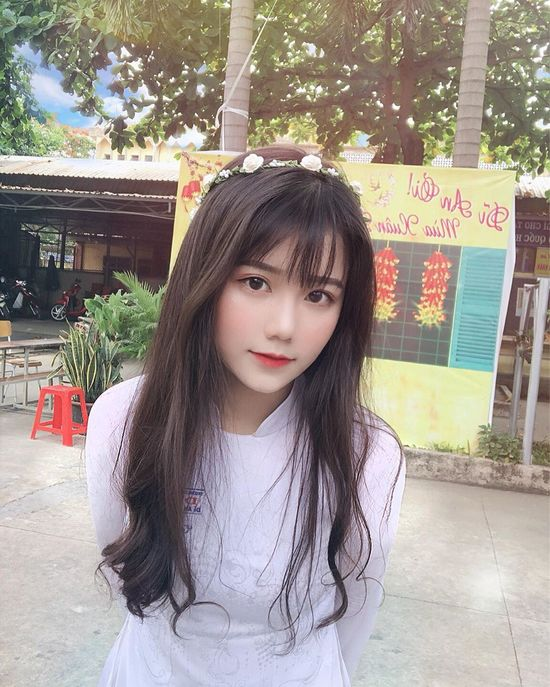
%> input picture tgs morfologi  citra/jpn.jpg, 550 x 687 px
$ octave openingclosing.m   (GNU Octave 9; MATLAB toolbox functions it lacks are replaced by stand-ins)
%> lines starting %> are read from the running program, lines starting %| are printed output that depends on the picture
%Closing and Opening
I=imread('jpn.jpg');
%> I is the input picture: size 687x550x3 uint8; mean R, G, B 158.6, 150.2, 144
se=strel('disk',10);
c=imclose(I,se);
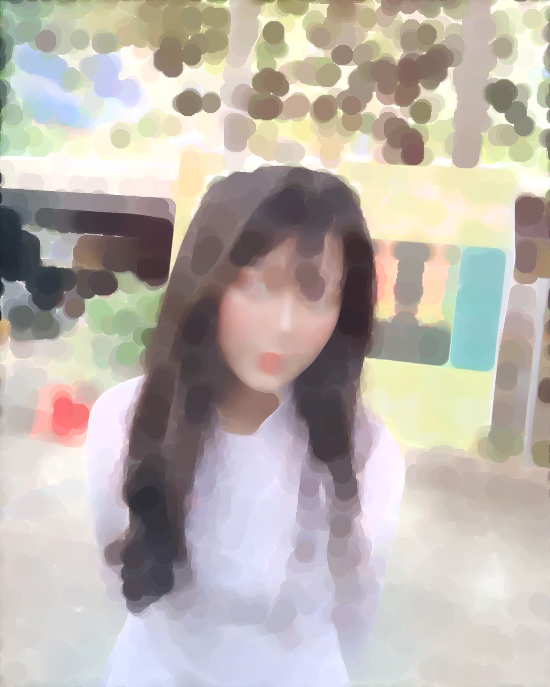
%> c: size 687x550x3 uint8; mean R, G, B 187.6, 180.1, 173.7
o=imopen(I,se);
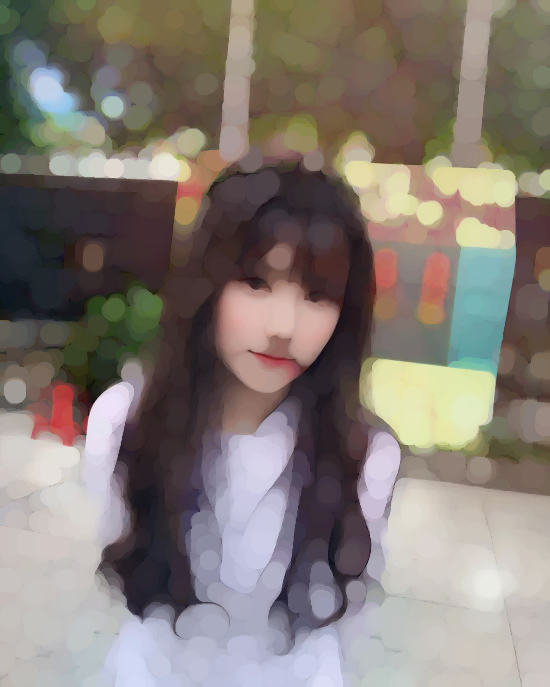
%> o: size 687x550x3 uint8; mean R, G, B 132.8, 124.1, 117.8
subplot(2,2,1), imshow(I), title('gambar asli');
subplot(2,2,2), imshow(c), title('closing');
subplot(2,2,3), imshow(I), title('gambar asli');
subplot(2,2,4), imshow(o), title('opening');

$ run again, with tgs morfologi  citra/flag.jpg copied over tgs morfologi  citra/jpn.jpg
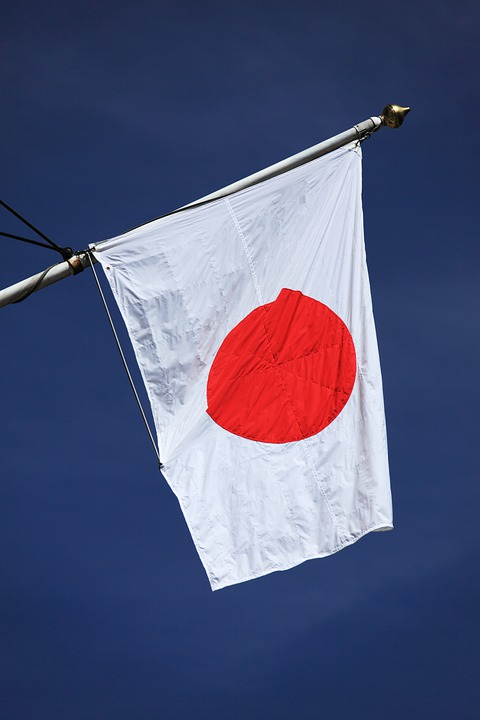
%> input picture tgs morfologi  citra/flag.jpg, 480 x 720 px
%> I is the input picture: size 720x480x3 uint8; mean R, G, B 82.2, 85.9, 120
%> `c=imclose(I,se);`:
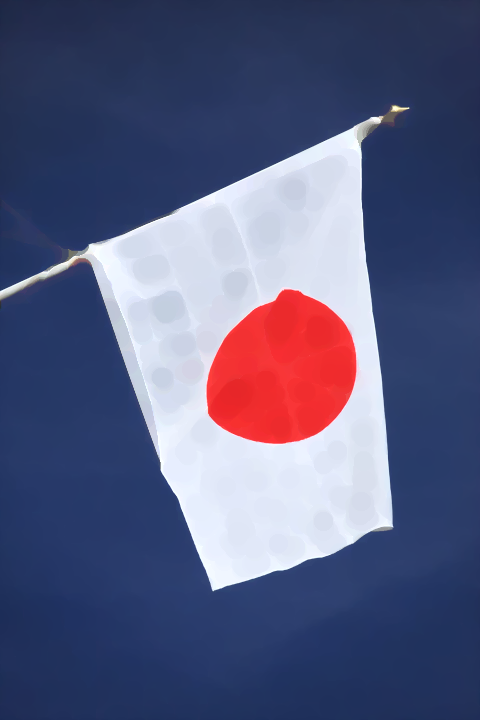
%> c: size 720x480x3 uint8; mean R, G, B 88.9, 92.3, 126.6
%> `o=imopen(I,se);`:
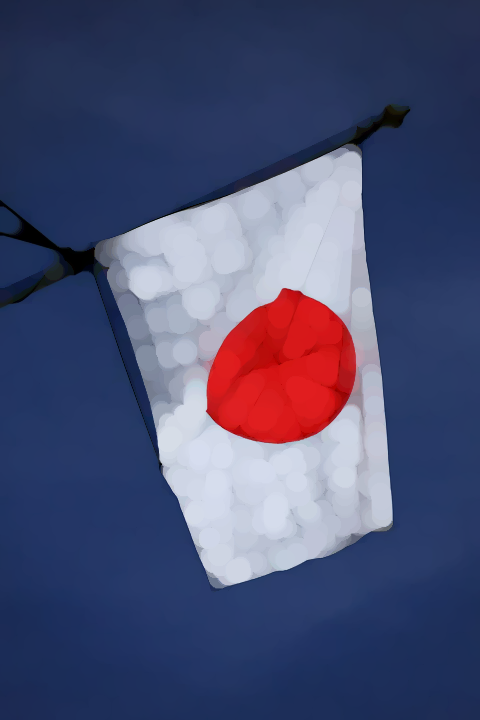
%> o: size 720x480x3 uint8; mean R, G, B 74.2, 78.5, 112.8

$ run again, with tgs morfologi  citra/salju.jpg copied over tgs morfologi  citra/jpn.jpg
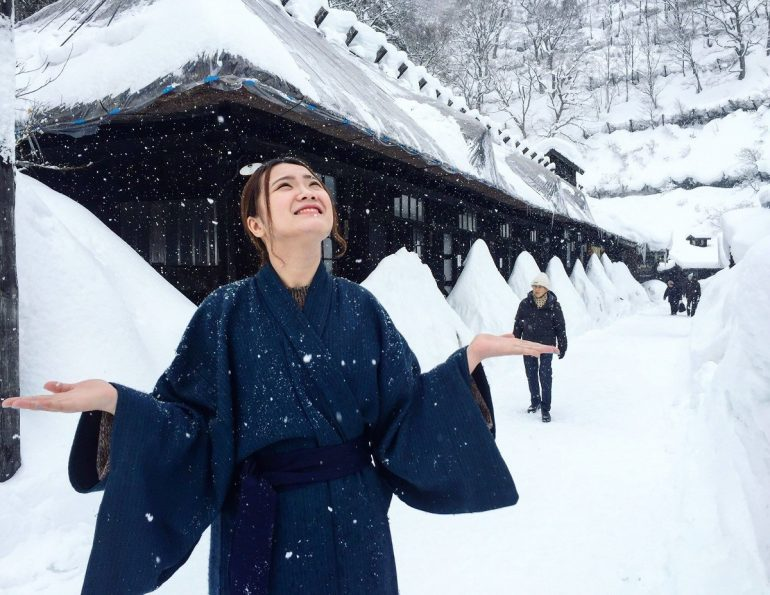
%> input picture tgs morfologi  citra/salju.jpg, 770 x 595 px
%> I is the input picture: size 595x770x3 uint8; mean R, G, B 142, 150.4, 162.9
%> `c=imclose(I,se);`:
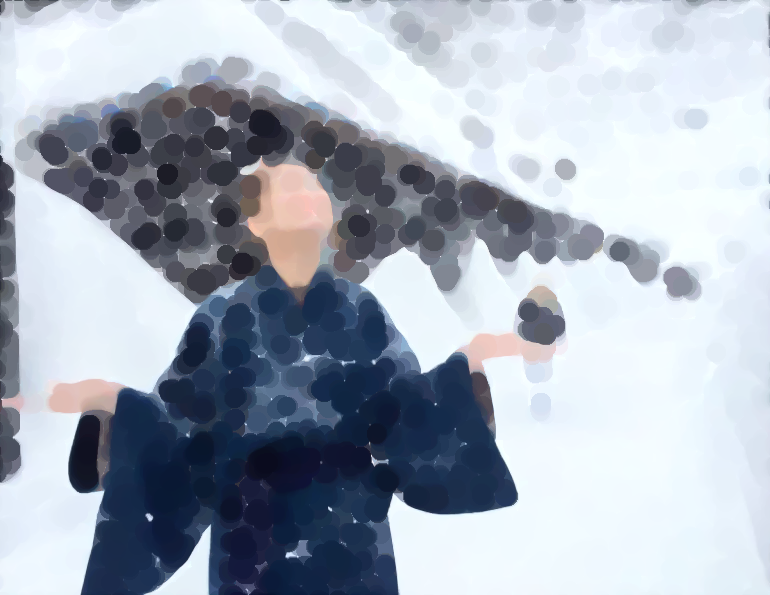
%> c: size 595x770x3 uint8; mean R, G, B 166, 174.5, 186.9
%> `o=imopen(I,se);`:
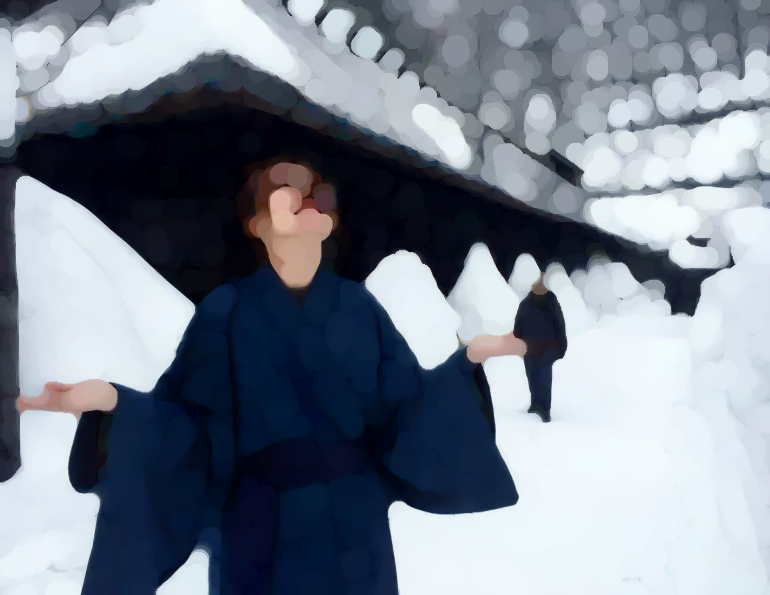
%> o: size 595x770x3 uint8; mean R, G, B 123.9, 132.4, 144.9
